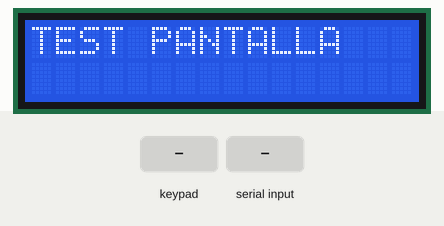
Recording of a sketch running on a simulated Arduino Uno, built with avr-gcc and run on an emulated ATmega328P. Shown: 16×2 character LCD. The test bench sets the inputs (shaded band). What the sketch prints to the serial monitor is not drawn.

Above: at 0.1 s.
2.3 s: keypad keys 7 6 5 4 # pressed 0.4 s apart
At 5.3 s:
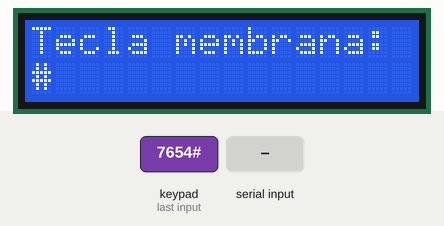
5.8 s: key 'A' pressed
At 6.7 s:
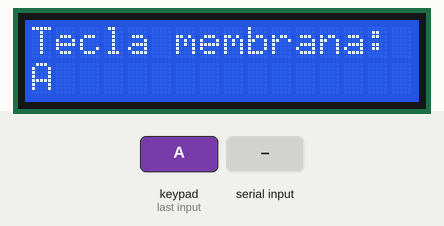
7.3 s: "1\n" received over Serial
At 7.8 s:
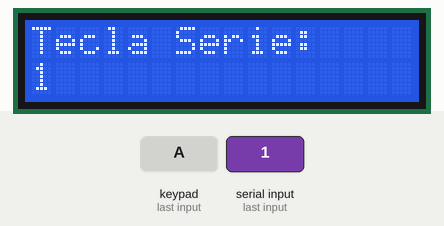
8.8 s: key 'B' pressed
At 10.0 s:
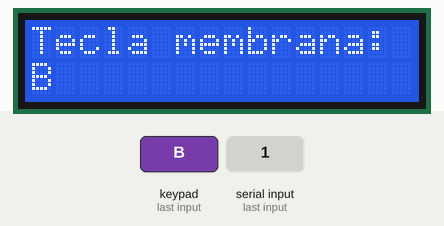
10.3 s: keypad keys 7 6 5 4 * pressed 0.4 s apart
At 12.5 s:
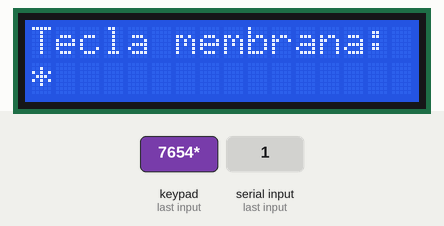
13.8 s: key 'C' pressed
At 14.2 s:
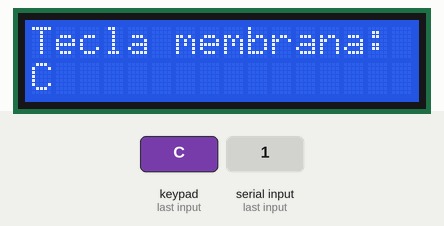
Timing chart, 0 to 16.3 s (numbered marks = the images above; inputs shaded):
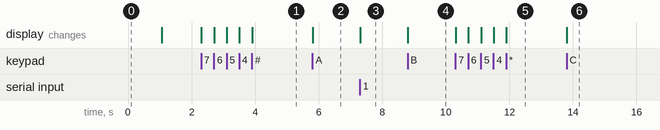

The sketch:

sesi_n_2_b2b1.ino
```cpp
//https://github.com/GeneralLyric5
#include <LiquidCrystal.h>
#include <Keypad.h>

const int rs = 9, en = 8, d4 = 10, d5 = 11, d6 = 12, d7 = 13;
LiquidCrystal lcd(rs, en, d4, d5, d6, d7);


const byte numeroDeFilas = 4;
const byte numeroDeColumnas = 4;


//teclado mapeado
char taclas[numeroDeFilas][numeroDeColumnas] = {
    { '1' , '2' , '3' , 'A' },
    { '4' , '5' , '6' , 'B' },
    { '7' , '8' , '9' , 'C' },
    { '*' , '0' , '#' , 'D' }
};

byte pinFilas[numeroDeFilas] = {7, 6, 5, 4};
byte pinColumnas[numeroDeColumnas] = {3, 2, A1, A0};

Keypad miTeclado = Keypad(makeKeymap(taclas),pinFilas,pinColumnas ,numeroDeFilas,numeroDeColumnas);

void setup(){
	Serial.begin(9600);
  	lcd.begin(16, 2);
  	lcd.print("TEST PANTALLA");
  	delay(1000);
  	lcd.clear();
}

void loop(){
  char tecla = miTeclado.getKey();
  if(tecla){
    lcd.clear();
  	Serial.println(tecla);
    lcd.setCursor(0,0);
    lcd.print("Tecla membrana:");
    lcd.setCursor(0,1);
    lcd.print(tecla);
  }
  if(Serial.available()){
  	lcd.clear();
    String texto = Serial.readStringUntil('\n');
  	Serial.println(tecla);
    lcd.setCursor(0,0);
    lcd.print("Tecla Serie:");
    lcd.setCursor(0,1);
    lcd.print(texto);
    Serial.println(texto);
  }
}
```

Measured:
- after the input at 2.3 s, the display: first changes at once (image 1 shows a later state)
- after the input at 5.8 s, the display: changes at once (image 2)
- after the input at 7.3 s, the display: changes at once (image 3)
- after the input at 8.8 s, the display: changes at once (image 4)
- after the input at 10.3 s, the display: first changes at once (image 5 shows a later state)
- after the input at 13.8 s, the display: changes at once (image 6)
